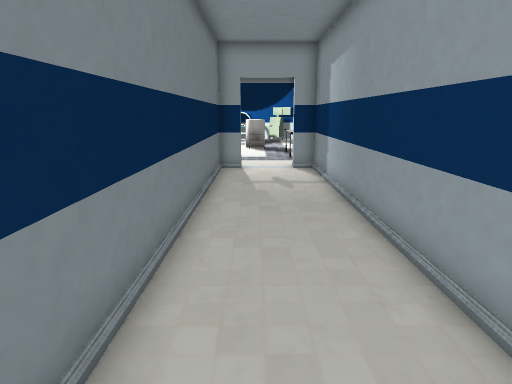
[1] (above)

12 first-person views from a walk through a 3-D level made in the Unity game engine. The camera is 1.2 m above the floor, tilts 12° down and sees 70° across. Doors are open. The floor is counted in squares, 0.5 m on a side. Each view is taken from the middle of a square. On the plan, view 1 faces up. The plan holds only what a view shows up to about 20 squares ahead; the rest is blank. The place goes on beyond the plan. Some surface patterns are stand-ins.

[2]
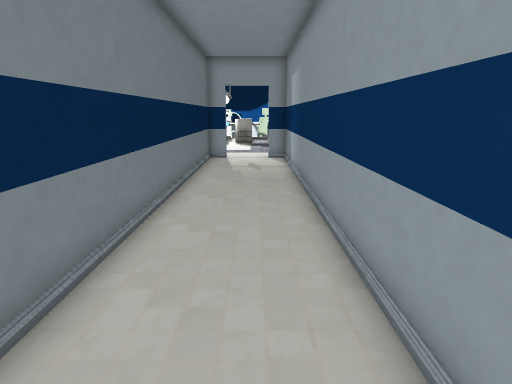

[3]
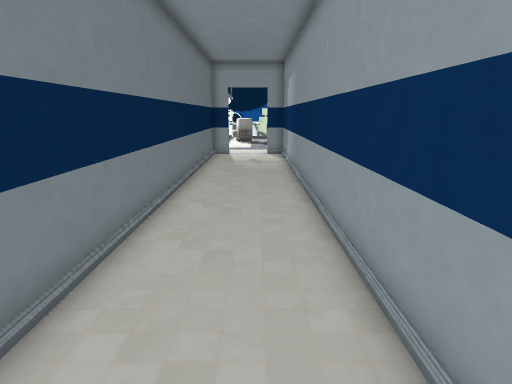

[4]
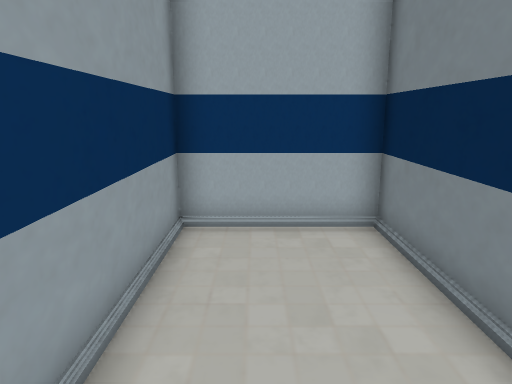

[5]
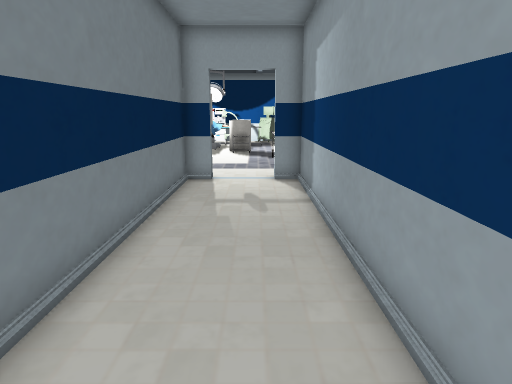

[6]
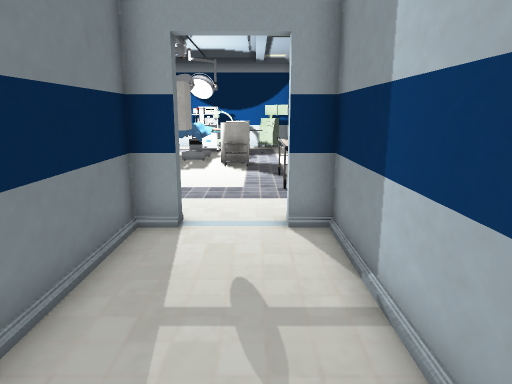

[7]
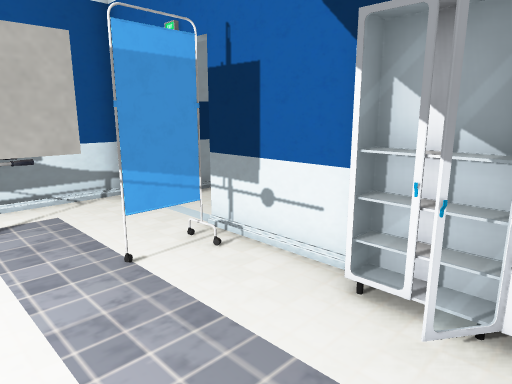

[8]
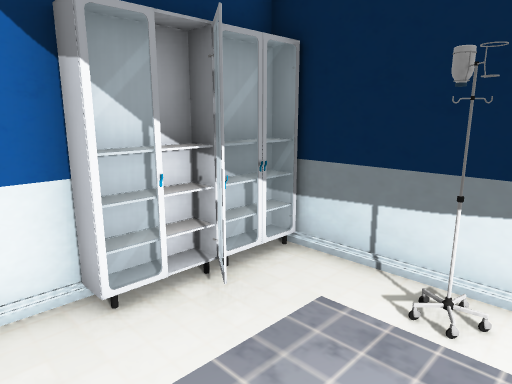

[9]
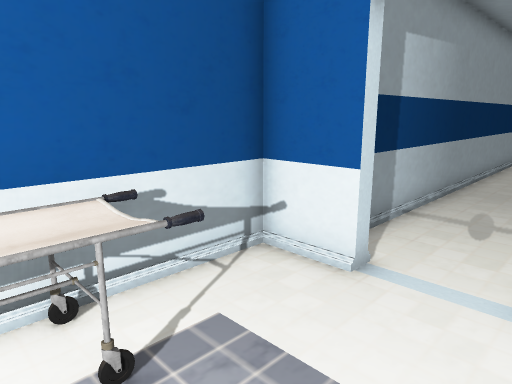

[10]
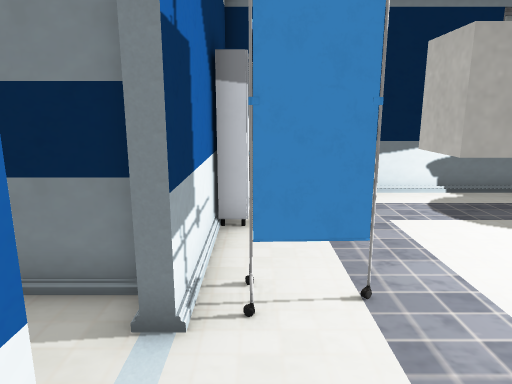

[11]
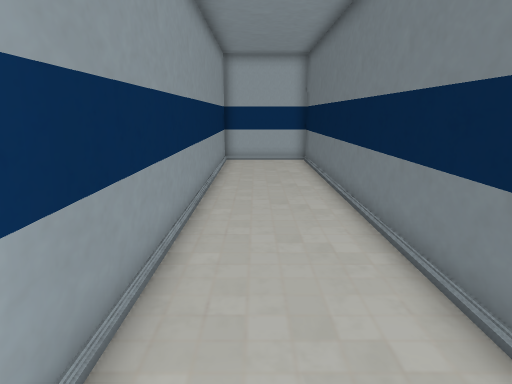

[12]
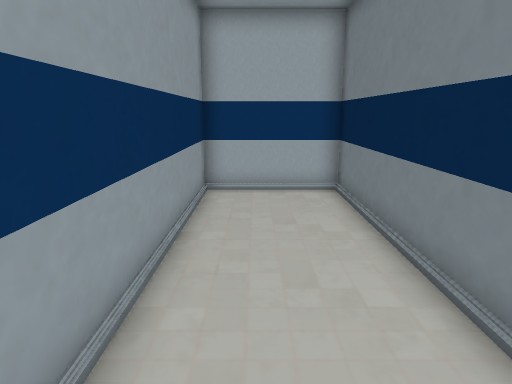

### Floor plan
Points are (right, up) in squares from view 1. A wall is a line through its corners. A room is listed if a view was taken in it or the views show most of it. See-through windows are left out.
Room 1 (views 1, 2, 3, 4, 5, 6, 11, 12)
walls: (-0.7, 16.7) (-1.7, 16.7) (-1.7, -6.7) (2.7, -6.7) (2.7, 16.7) (1.7, 16.7)
ways out: open door at (0.5, 17) to room 2
Room 2 (views 7, 8, 9, 10)
walls: (-5.5, 17.1) (-0.7, 17.1); (1.7, 17.1) (3.7, 17.1) (3.7, 21.4); (-8.3, 22.5) (-8.3, 18.5)
ways out: open door at (0.5, 17) to room 1
objects: other object (-8, 18) to (-7, 18); other object (-8, 21) to (-7, 21); other object (-6, 18) to (-5, 18); other object (-2, 20) to (-1, 21); other object (-1, 18); other object (2, 20) to (3, 22)

Where each view was taken, in squares from view 1:
view 1: 0 up, 0 right, facing up
view 2: 4 down, 1 right, facing up
view 3: 6 down, 1 right, facing up
view 4: 1 up, 1 right, facing down
view 5: 3 up, 1 right, facing up
view 6: 9 up, 1 right, facing up
view 7: 22 up, 7 left, facing down-right
view 8: 22 up, 3 left, facing down-left
view 9: 22 up, 1 left, facing down-right
view 10: 18 up, 3 right, facing left
view 11: 13 up, 1 right, facing down
view 12: 5 up, 1 right, facing down
